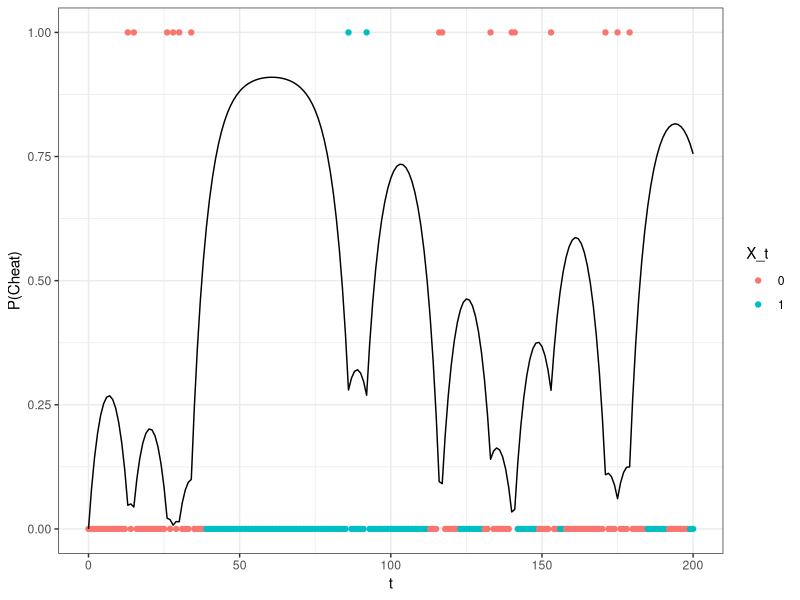

This figure's R source: (Note: this script raises an error after producing the figure.)
## ---- chunk 1
knitr::opts_chunk$set(echo = TRUE)
library(tidyverse)
## ---- chunk 2
SampleCasino <- function(bigT){
  
  X_t <- c("Fair", rep(NA, bigT))
  
  for (j in 2:(bigT+1)) {
    if(X_t[j-1] == "Fair"){
      X_t[j] = sample(c("Fair", "Cheat"), 1, prob = c(0.95, 0.05))
    }else{
      X_t[j] = sample(c("Fair", "Cheat"), 1, prob = c(0.05, 0.95))
    }
    
  }
  
  Y_t <- sapply(X_t, function(x){
    if(x == "Fair"){
      return(sample(1:6, 1))
    }else{
      return(sample(1:6, 1, prob = c(49/250, 49/250, 49/250, 49/250, 49/250, 1/50)))
    }
  })
  
  return(data.frame(t = c(0:bigT),
                    X = X_t,
                    Y = Y_t))
  
}
set.seed(1234)
testSample <- SampleCasino(200)
## ---- chunk 3

Forward <- function(Y, theta){
  
  M <- theta[["M"]]
  G <- theta[["G"]]
  pi <- theta[["pi"]]
  
  alpha <- matrix(NA, nrow = length(Y), ncol = nrow(M))
  
  C  <- sum(pi * G[,Y[1]])
  
  alpha[1, ] = G[, Y[1] ] * t(pi) / C
  
  for (t in 2:nrow(testSample)) {
    c_n <- alpha[t-1, ] %*% M %*% G[,Y[t]]
    C <- c(C, c_n)
    alpha[t, ] <- G[,Y[t]] * (alpha[t-1, ] %*% M) / as.numeric(c_n)
  }
  
  return(cbind(alpha, C))
  
}



## ---- chunk 4

 
Backward = function(Y, theta, C){
  
  M <- theta[["M"]]
  G <- theta[["G"]]
  bigT = length(Y)
  m = nrow(M)
  beta = matrix(1, bigT, m)
  
  for(t in (bigT-1):1){
    tmp = as.matrix(beta[t+1, ] * G[, Y[t+1]])
    beta[t, ] = t(M %*% tmp) / C[t+1]
  }
  return(beta)
}


## ---- chunk 5

ForwardBackward <- function(Y, theta){
  
  alpha <- Forward(Y = Y, theta = theta)
  C <- alpha[,3]
  alpha = alpha[,1:2]
  beta <- Backward(Y = Y, theta = theta, C = C)
  
  return(alpha * beta)
  
}

M <- matrix(c(0.95, 0.05, 0.05, 0.95), nrow = 2)

G <- matrix(c(rep(1/6, 6), rep(49/250, 5), 1/50), nrow = 2, byrow = T)

pi <- matrix(c(1,0), nrow = 2)

theta <- list(M = M,
              G = G,
              pi = pi)

Y <- testSample$Y


probs <- ForwardBackward(Y = Y, theta = theta)

results <- data.frame(p_cheating = probs[,2],
                      Y_t = testSample$Y,
                      X_t = as.numeric(testSample$X == "Cheat"),
                      t = seq(0, 200))

results %>%
  mutate(is_6 = ifelse(Y_t == 6, 1, 0),
         X_t = as.factor(X_t)) %>%
  ggplot(aes(x = t)) +
  geom_point(aes(y = is_6, color = X_t)) +
  theme_bw() +
  geom_line(aes(y =  p_cheating)) +
  labs( y = "P(Cheat)")

## ---- chunk 6
knitr::include_graphics("HW8_graph.png")
## ---- chunk 7

diffusion_maps <- read_csv("diffusion_maps_data.csv")

X <- diffusion_maps[-11]

sigma <- 1

distance_matrix <- dist(X) %>% as.matrix()
distance_matrix <- distance_matrix^2 / (2 * sigma)


P <- t(sapply(1:nrow(X), function(i){
  Di <- distance_matrix[i, ]
  P_i <- exp(-Di)
  sumP_i <- sum(P_i[-i])
  P_i <- P_i / sumP_i
  P_i[i] = 0
  
  return(P_i)
  
}))

Y <- data.frame(x1 = rnorm(n = nrow(X)),
                x2 = rnorm(n = nrow(X)))

y_dist <- dist(Y) %>% as.matrix()

Q <- t(sapply(1:nrow(X), function(i){
  Di <- y_dist[i, ]
  Q_i <- exp(-Di^2)
  sumQ_i <- sum(Q_i[-i])
  Q_i <- Q_i / sumQ_i
  Q_i[i] = 0
  
  return(Q_i)
  
}))

Cost =  0
for (i in 1:nrow(X)) {
  J = c(1:nrow(X))
  J <- J[-i]
  for(j in J){
    Cost = Cost + (P[i,j] * log(P[i,j] / Q[i,j]))
  }
}

gradient <- matrix(data = 0, nrow = nrow(Y), ncol = ncol(Y))
for(i in 1:nrow(Y)){
  Yi <- Y[i,] %>% as.numeric()
  Y_diff <- apply(Y, 1, function(x){x - Yi}) %>% t()
  out <- colSums(Y_diff * (P[i, ] - Q[i, ] + P[,i] - Q[, i]))
  gradient[i, ] = out
  
}
## ---- chunk 8

Gradient <- function(Y){
  
  y_dist <- dist(Y) %>% as.matrix()
  
  Q <- t(sapply(1:nrow(X), function(i){
    Di <- y_dist[i, ]
    Q_i <- exp(-Di^2)
    sumQ_i <- sum(Q_i[-i])
    Q_i <- Q_i / sumQ_i
    Q_i[i] = 0
    
    return(Q_i)
    
  }))
  
  gradient <- matrix(data = 0, nrow = nrow(Y), ncol = ncol(Y))
  
  for(i in 1:nrow(Y)){
    if(ncol(Y) > 1){
      Yi <- Y[i,] %>% as.numeric()
    }else{
        Yi <- Y
        }
    Y_diff <- apply(Y, 1, function(x){x - Yi}) %>% t()
    if(ncol(Y) == 1){
      out <- sum(Y_diff * (P[i, ] - Q[i, ] + P[,i] - Q[, i]))
    }else{
      out <- colSums(Y_diff * (P[i, ] - Q[i, ] + P[,i] - Q[, i]))
    }
    if(ncol(Y) == 1){
      gradient[i] = 2*out
    }else{
        gradient[i, ] = 2*out
        }
    
    
  }
  
  return(gradient)
}
## ---- chunk 9
Cost <- function(P,Q){

cost =  0
for (i in 1:nrow(P)) {
  J = c(1:nrow(P))
  J <- J[-i]
  for(j in J){
    cost = cost + (P[i,j] * log(P[i,j] / Q[i,j]))
  }
}
return(cost)
}


## ---- chunk 10

norm <- function(x){
  return(
    sqrt(
      sum(x^2)
    )
  )
}

SNE <- function(X, dimension, epsilon = 1e-3, max_iter = 1000, print_every = 50){
  
  sigma <- 1
  
  N <- nrow(X)
  
  distance_matrix <- dist(X) %>% as.matrix()
  distance_matrix <- distance_matrix^2 / (2 * sigma)
  
  
  P <- t(sapply(1:N, function(i){
    Di <- distance_matrix[i, ]
    P_i <- exp(-Di)
    sumP_i <- sum(P_i[-i])
    P_i <- P_i / sumP_i
    P_i[i] = 0
    
    return(P_i)
    
  }))
  
  Y <- matrix(rnorm(n = N*dimension), ncol = dimension)
  
  y_dist <- dist(Y) %>% as.matrix()
  
  Q <- t(sapply(1:N, function(i){
    Di <- y_dist[i, ]
    Q_i <- exp(-Di^2)
    sumQ_i <- sum(Q_i[-i])
    Q_i <- Q_i / sumQ_i
    Q_i[i] = 0
    
    return(Q_i)
    
  }))
  
  grad <- Gradient(Y)
  
  iteration = 1
  cost <- Cost(P,Q)
  s <- 1
  
  while(iteration < max_iter & cost > epsilon){
    if(iteration %% print_every == 0){
      print(glue::glue("Iteration: {iteration}. Total Cost: {cost}"))
    }
    
    grad <- Gradient(Y)
    
    ng <- apply(grad, 2, function(x){
      return(x / norm(x))
    })
    
    Y <- Y + s * ng
     y_dist <- dist(Y) %>% as.matrix()
  
  Q <- t(sapply(1:N, function(i){
    Di <- y_dist[i, ]
    Q_i <- exp(-Di^2)
    sumQ_i <- sum(Q_i[-i])
    Q_i <- Q_i / sumQ_i
    Q_i[i] = 0
    
    return(Q_i)
    
  }))
  
  Y = sweep(Y,2,apply(Y,2,mean)) ## center Y
  
  iteration <- iteration + 1
  cost <- Cost(P,Q)
    
  }
  
  return(Y)
  
}

set.seed(123)
reducedDimensions2 <- SNE(X, 2, max_iter = 500)


checkOutput <- data.frame(beta = diffusion_maps$beta,
                          x1 = reducedDimensions2[,1],
                          x2 = reducedDimensions2[,2])

ggplot(data = checkOutput) +
  geom_point(aes(x = x1, y = x2, color = beta)) +
  theme_bw()


set.seed(123)
reducedDimensions1 <- SNE(X, 1, max_iter = 50, print_every = 10)
checkOutput <- data.frame(beta = diffusion_maps$beta,
                          x1 = reducedDimensions1)

ggplot(data = checkOutput) +
  geom_point(aes(x = x1, y = 0, color = beta)) +
  theme_bw()

## ---- chunk 11

tsne <- function(X, initial_config = NULL, k=2, initial_dims=30, perplexity=30, max_iter = 1000, min_cost=0, epoch_callback=NULL,epoch=100 ){
  
  .Hbeta <- function(D, beta){
	P = exp(-D * beta)
	sumP = sum(P)
	if (sumP == 0){
		H = 0
		P = D * 0
	} else {
		H = log(sumP) + beta * sum(D %*% P) /sumP
		P = P/sumP
	}
	r = {}
	r$H = H
	r$P = P
	r
}

.x2p <- function(X,perplexity = 15,tol = 1e-5){
	if (class(X) == 'dist') {
		D = X
		n = attr(D,'Size')
	} else{
		D = dist(X)
		n = attr(D,'Size')
	}

	D = as.matrix(D)
	P = matrix(0, n, n )		
	beta = rep(1, n)
	logU = log(perplexity)
	
	for (i in 1:n){
		betamin = -Inf
		betamax = Inf
		Di = D[i, -i]
		hbeta = .Hbeta(Di, beta[i])
		H = hbeta$H; 
		thisP = hbeta$P
		Hdiff = H - logU;
		tries = 0;

		while(abs(Hdiff) > tol && tries < 50){
			if (Hdiff > 0){
				betamin = beta[i]
				if (is.infinite(betamax)) beta[i] = beta[i] * 2
				else beta[i] = (beta[i] + betamax)/2
			} else{
				betamax = beta[i]
				if (is.infinite(betamin))  beta[i] = beta[i]/ 2
				else beta[i] = ( beta[i] + betamin) / 2
			}
			
			hbeta = .Hbeta(Di, beta[i])
			H = hbeta$H
			thisP = hbeta$P
			Hdiff = H - logU
			tries = tries + 1
		}	
			P[i,-i]  = thisP	
	}	
	
	r = {}
	r$P = P
	r$beta = beta
	sigma = sqrt(1/beta)
	
	message('sigma summary: ', paste(names(summary(sigma)),':',summary(sigma),'|',collapse=''))

	r 
}

	if ('dist' %in% class(X)) {
		n = attr(X,'Size')
		}
	else 	{
		X = as.matrix(X)
		X = X - min(X)
		X = X/max(X)
		initial_dims = min(initial_dims,ncol(X))
		n = nrow(X)
	}

	momentum = .5
	final_momentum = .8
	mom_switch_iter = 250

	epsilon = 500
	min_gain = .01
	initial_P_gain = 4

	eps = 2^(-52) # typical machine precision

	if (!is.null(initial_config) && is.matrix(initial_config)) {
		if (nrow(initial_config) != n | ncol(initial_config) != k){
			stop('initial_config argument does not match necessary configuration for X')
		}
		ydata = initial_config
		initial_P_gain = 1

	} else {
		ydata = matrix(rnorm(k * n),n)
	}

	P = .x2p(X,perplexity, 1e-5)$P
	P = .5 * (P + t(P))

	P[P < eps]<-eps
	P = P/sum(P)

	P = P * initial_P_gain
	grads =  matrix(0,nrow(ydata),ncol(ydata))
	incs =  matrix(0,nrow(ydata),ncol(ydata))
	gains = matrix(1,nrow(ydata),ncol(ydata))

	for (iter in 1:max_iter){
		if (iter %% epoch == 0) { # epoch
			cost =  sum(apply(P * log((P+eps)/(Q+eps)),1,sum))
			message("Epoch: Iteration #",iter," error is: ",cost)
			if (cost < min_cost) break
			if (!is.null(epoch_callback)) epoch_callback(ydata)

		}

		sum_ydata = apply(ydata^2, 1, sum)
		num =  1/(1 + sum_ydata +    sweep(-2 * ydata %*% t(ydata),2, -t(sum_ydata)))
		diag(num)=0
		Q = num / sum(num)
		if (any(is.nan(num))) message ('NaN in grad. descent')
		Q[Q < eps] = eps
		stiffnesses = 4 * (P-Q) * num
		sum_stiffness = colSums(stiffnesses)
		for (i in 1:n){
			stiffnesses[i, i] = stiffnesses[i, i] - sum_stiffness[i]
		}
		grads = -4 * (stiffnesses %*% ydata)
		gains = ((gains + .2) * abs(sign(grads) != sign(incs)) +
				 gains * .8 * abs(sign(grads) == sign(incs)))

		gains[gains < min_gain] = min_gain

		incs = momentum * incs - epsilon * (gains * grads)
		ydata = ydata + incs
		ydata = sweep(ydata,2,apply(ydata,2,mean))
		if (iter == mom_switch_iter) momentum = final_momentum

		if (iter == 100 && is.null(initial_config)) P = P/4

	}
	return(ydata)
}


set.seed(123)
tSNE_output <- tsne(X = X, k = 2)

checkOutput <- data.frame(beta = diffusion_maps$beta,
                          x1 = tSNE_output[,1],
                          x2 = tSNE_output[,2])

ggplot(data = checkOutput) +
  geom_point(aes(x = x1, y = x2, color = beta)) +
  theme_bw()

